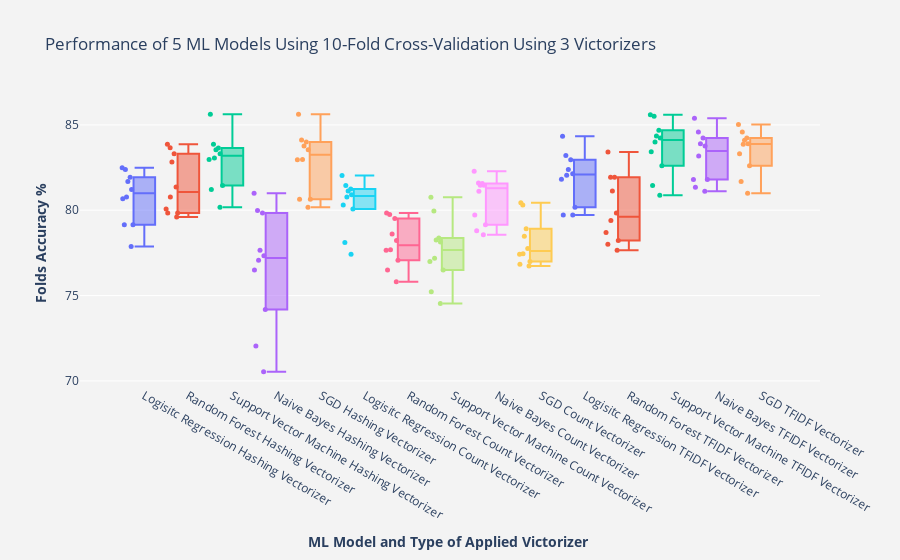

The notebook cell saved with this chart:
### Code cell
resutls_visulization(models_accuracy)

### Figure 1 — Plotly figure (JSON) as saved in the notebook; plotly's stock layout.template omitted (floating-point values rounded to 4 significant figures)
{"data": [{"boxpoints": "all", "jitter": 0.8, "line": {"width": 2}, "marker": {"size": 5}, "name": "Logisitc Regression Hashing Vectorizer", "type": "box", "whiskerwidth": 0.9, "y": [80.67, 80.78, 81.93, 82.39, 82.49, 81.22, 81.68, 79.15, 77.88, 79.15]}, {"boxpoints": "all", "jitter": 0.8, "line": {"width": 2}, "marker": {"size": 5}, "name": "Random Forest Hashing Vectorizer", "type": "box", "whiskerwidth": 0.9, "y": [81.36, 80.78, 83.31, 83.66, 83.87, 79.61, 82.83, 79.84, 79.84, 80.07]}, {"boxpoints": "all", "jitter": 0.8, "line": {"width": 2}, "marker": {"size": 5}, "name": "Support Vector Machine Hashing Vectorizer", "type": "box", "whiskerwidth": 0.9, "y": [83.54, 82.97, 83.31, 85.62, 83.64, 83.06, 83.87, 81.22, 81.45, 80.18]}, {"boxpoints": "all", "jitter": 0.8, "line": {"width": 2}, "marker": {"size": 5}, "name": "Naive Bayes Hashing Vectorizer", "type": "box", "whiskerwidth": 0.9, "y": [79.98, 77.33, 72.04, 70.54, 80.99, 74.19, 79.84, 77.65, 77.07, 76.5]}, {"boxpoints": "all", "jitter": 0.8, "line": {"width": 2}, "marker": {"size": 5}, "name": "SGD Hashing Vectorizer", "type": "box", "whiskerwidth": 0.9, "y": [83.54, 84.12, 82.97, 85.62, 83.99, 82.95, 83.76, 80.65, 80.65, 80.18]}, {"boxpoints": "all", "jitter": 0.8, "line": {"width": 2}, "marker": {"size": 5}, "name": "Logisitc Regression Count Vectorizer", "type": "box", "whiskerwidth": 0.9, "y": [81.13, 80.9, 80.78, 81.24, 82.03, 80.3, 81.45, 77.42, 78.11, 80.07]}, {"boxpoints": "all", "jitter": 0.8, "line": {"width": 2}, "marker": {"size": 5}, "name": "Random Forest Count Vectorizer", "type": "box", "whiskerwidth": 0.9, "y": [78.6, 77.68, 79.75, 79.52, 79.84, 77.07, 78.23, 75.81, 76.5, 77.65]}, {"boxpoints": "all", "jitter": 0.8, "line": {"width": 2}, "marker": {"size": 5}, "name": "Support Vector Machine Count Vectorizer", "type": "box", "whiskerwidth": 0.9, "y": [78.14, 76.99, 78.25, 78.37, 79.95, 76.5, 80.76, 74.54, 75.23, 77.19]}, {"boxpoints": "all", "jitter": 0.8, "line": {"width": 2}, "marker": {"size": 5}, "name": "Naive Bayes Count Vectorizer", "type": "box", "whiskerwidth": 0.9, "y": [81.47, 81.47, 82.28, 81.59, 81.11, 78.8, 81.57, 78.57, 79.72, 79.15]}, {"boxpoints": "all", "jitter": 0.8, "line": {"width": 2}, "marker": {"size": 5}, "name": "SGD Count Vectorizer", "type": "box", "whiskerwidth": 0.9, "y": [80.44, 76.99, 77.45, 78.48, 78.92, 77.42, 80.3, 76.84, 76.73, 77.76]}, {"boxpoints": "all", "jitter": 0.8, "line": {"width": 2}, "marker": {"size": 5}, "name": "Logisitc Regression TFIDF Vectorizer", "type": "box", "whiskerwidth": 0.9, "y": [81.82, 82.05, 83.2, 82.39, 82.95, 82.14, 84.33, 80.18, 79.72, 79.72]}, {"boxpoints": "all", "jitter": 0.8, "line": {"width": 2}, "marker": {"size": 5}, "name": "Random Forest TFIDF Vectorizer", "type": "box", "whiskerwidth": 0.9, "y": [81.93, 79.4, 81.93, 81.13, 83.41, 78, 79.84, 77.65, 78.69, 78.23]}, {"boxpoints": "all", "jitter": 0.8, "line": {"width": 2}, "marker": {"size": 5}, "name": "Support Vector Machine TFIDF Vectorizer", "type": "box", "whiskerwidth": 0.9, "y": [84.23, 83.43, 84.35, 85.5, 85.6, 83.99, 84.68, 82.6, 81.45, 80.88]}, {"boxpoints": "all", "jitter": 0.8, "line": {"width": 2}, "marker": {"size": 5}, "name": "Naive Bayes TFIDF Vectorizer", "type": "box", "whiskerwidth": 0.9, "y": [84.58, 84.23, 85.39, 83.89, 83.76, 81.8, 83.18, 81.11, 81.8, 81.34]}, {"boxpoints": "all", "jitter": 0.8, "line": {"width": 2}, "marker": {"size": 5}, "name": "SGD TFIDF Vectorizer", "type": "box", "whiskerwidth": 0.9, "y": [83.89, 84.58, 84.23, 83.31, 85.02, 84.1, 83.87, 82.6, 81.68, 80.99]}], "layout": {"paper_bgcolor": "rgb(243, 243, 243)", "plot_bgcolor": "rgb(243, 243, 243)", "showlegend": false, "title": {"text": "Performance of 5 ML Models Using 10-Fold Cross-Validation Using 3 Victorizers"}, "xaxis": {"title": {"text": "<b>ML Model and Type of Applied Victorizer </b>"}}, "yaxis": {"title": {"text": "<b> Folds Accuracy % </b>"}}}}
